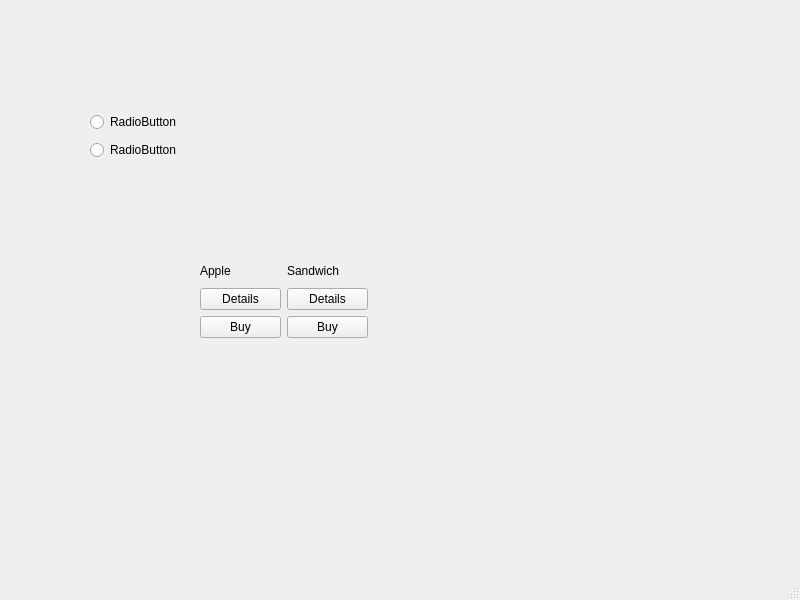
<?xml version="1.0" encoding="UTF-8"?>
<ui version="4.0">
 <class>MainWindow</class>
 <widget class="QMainWindow" name="MainWindow">
  <property name="geometry">
   <rect>
    <x>0</x>
    <y>0</y>
    <width>800</width>
    <height>600</height>
   </rect>
  </property>
  <property name="windowTitle">
   <string>MainWindow</string>
  </property>
  <widget class="QWidget" name="centralwidget">
   <widget class="QWidget" name="layoutWidget">
    <property name="geometry">
     <rect>
      <x>200</x>
      <y>260</y>
      <width>168</width>
      <height>78</height>
     </rect>
    </property>
    <layout class="QGridLayout" name="gridLayout">
     <item row="1" column="0">
      <widget class="QLabel" name="label">
       <property name="text">
        <string>Apple</string>
       </property>
      </widget>
     </item>
     <item row="2" column="0">
      <widget class="QPushButton" name="pushButton">
       <property name="text">
        <string>Details</string>
       </property>
      </widget>
     </item>
     <item row="1" column="1">
      <widget class="QLabel" name="label_2">
       <property name="text">
        <string>Sandwich</string>
       </property>
      </widget>
     </item>
     <item row="2" column="1">
      <widget class="QPushButton" name="pushButton_2">
       <property name="text">
        <string>Details</string>
       </property>
      </widget>
     </item>
     <item row="3" column="0">
      <widget class="QPushButton" name="pushButton_3">
       <property name="text">
        <string>Buy</string>
       </property>
      </widget>
     </item>
     <item row="3" column="1">
      <widget class="QPushButton" name="pushButton_4">
       <property name="text">
        <string>Buy</string>
       </property>
      </widget>
     </item>
    </layout>
   </widget>
   <widget class="QWidget" name="layoutWidget">
    <property name="geometry">
     <rect>
      <x>90</x>
      <y>110</y>
      <width>93</width>
      <height>52</height>
     </rect>
    </property>
    <layout class="QGridLayout" name="gridLayout_3">
     <item row="0" column="0">
      <widget class="QRadioButton" name="radioButton">
       <property name="text">
        <string>RadioButton</string>
       </property>
      </widget>
     </item>
     <item row="1" column="0">
      <widget class="QRadioButton" name="radioButton_2">
       <property name="text">
        <string>RadioButton</string>
       </property>
      </widget>
     </item>
    </layout>
   </widget>
  </widget>
  <widget class="QStatusBar" name="statusbar"/>
 </widget>
 <resources/>
 <connections/>
</ui>
